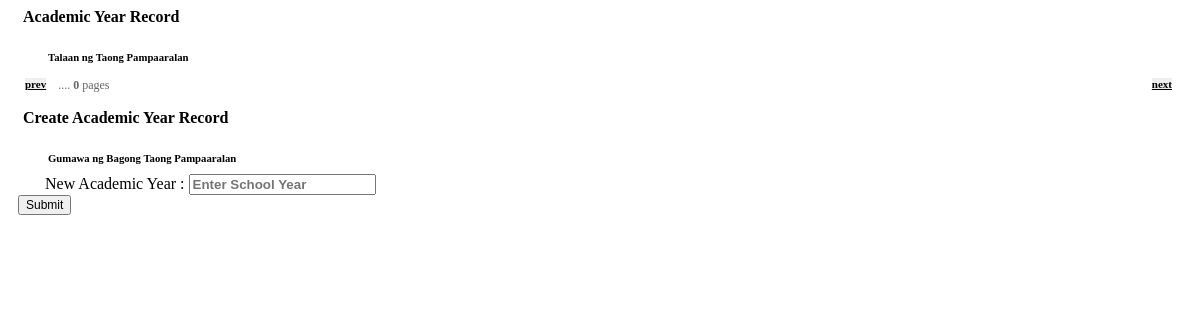
Before: /pub/academic_year_settings.php with the older database file.
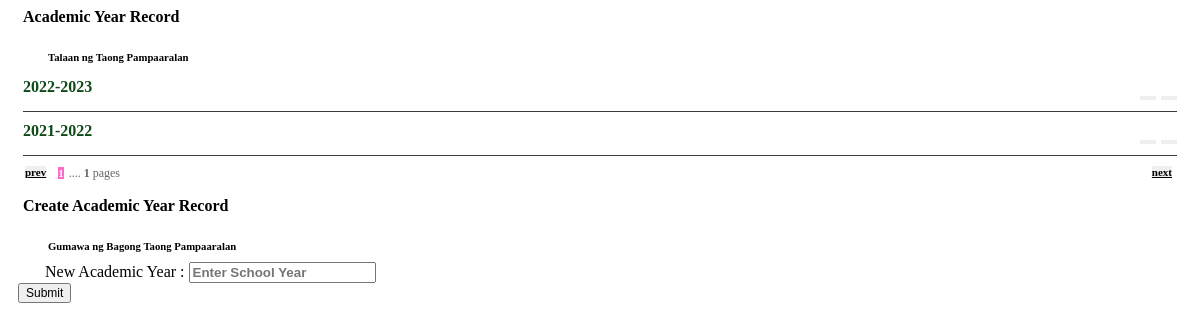
After: the same page with the newer database file.
### tables this page shows
CREATE TABLE `ft2_active_year` (
  `id` int(10) NOT NULL AUTO_INCREMENT,
  `syr` varchar(15) DEFAULT NULL,
  `stat` varchar(1) DEFAULT 'N',
  PRIMARY KEY (`id`)
);

### pub/academic_year_settings.php (the view, shortened to what the changed rows need)
<?php
include ('connection.php');
?>
<div class="content-inner-all">
    <div class="income-order-visit-user-area m-bottom ">
        <div class="container-fluid">
            <div class="row rowflx" style="margin-bottom: 50px;">
<div class="col-lg-6 col-xs-12 my-acct-box mg-tb-31">
	<div class="card">
		<div class="card-block box" style="padding: 10px 15px;">
	<div style="background: #FFF;">
<div class="list-group" style="margin-bottom: 5px;">
<?php
$rowsPerPageRV = 5;
$currentPageRV = ((isset($_GET['ppageRV']) && $_GET['ppageRV'] > 0) ? (int)$_GET['ppageRV'] : 1);
$offsetRV = ($currentPageRV-1)*$rowsPerPageRV;
$cp=$currentPageRV;
$dsql = mysqli_query($con,"SELECT * from ft2_active_year ORDER BY syr DESC LIMIT $offsetRV, $rowsPerPageRV");
  while($r = mysqli_fetch_assoc($dsql))
   {
    ?>
<div class="dvhvr" style="padding: 5px 0px; margin: 0px;">
<div class="col-xs-12 col-md-7" style="padding-bottom: 0px;">
 <span style="color: #0E4A17; padding: 4px 10px 4px 0px; font-size: 16px; font-weight: 700;"><?=$r['syr'];?></span>
 </div>
<div class="col-xs-12 col-md-5 user-img" style="font-size: 11px; color: #042601; float: right; margin-bottom:10px;">
<a href="academicyearcontroller?prc=D&id=<?=$r['id'];?>" onclick="return confirm('Delete this Record?')">
<button class="btn btn-danger btn-sm glyphicon glyphicon-trash" title="Delete Forum Record" style="float: right;font-size: 18px; padding: 0px 6px;"></button></a>
<?php if($r['stat']=='N')  { ?>
<a href="academicyearcontroller?prc=A&id=<?=$r['id'];?>&set=Y" onclick="return confirm('Activate Academic Year?')">
<button class="btn btn-info btn-sm glyphicon glyphicon-ok" title="Activate Academic Year" style="float: right; margin-right: 5px; font-size: 18px; padding: 0px 6px;"></button></a>
<?php } ?>
<?php if($r['stat']=='Y')  { ?>
<a href="academicyearcontroller?prc=A&id=<?=$r['id'];?>&set=N" onclick="return confirm('De-Activate Academic Year?')">
<button class="btn btn-success btn-sm glyphicon glyphicon-remove" title="De-Activate Academic Year" style="float: right; margin-right: 5px; font-size: 18px; padding: 0px 6px;"></button></a>
<?php } ?>
</div>
 <div class="clearfix" style="border-bottom:1px #3E3A3A solid; margin-top: 15px;"></div>
</div>
 <?php } ?></div>
<div style="float: left; width: 100%; margin-bottom: 10px;">
	        <div style="width:60%; float:left; font-size:11px;">
	          <?php
$sql = mysqli_query($con,"SELECT COUNT(*) AS crt FROM ft2_active_year ORDER BY syr DESC LIMIT $rowsPerPageRV");
$row = mysqli_fetch_assoc($sql);
$totalPagesRV = ceil($row['crt'] / $rowsPerPageRV);
if($totalPagesRV < $rowsPerPageRV) { $d=$totalPagesRV; }
else { $d=$currentPageRV + $rowsPerPageRV; }
if($d > $totalPagesRV) { $d=$totalPagesRV; }
else { $d=$totalPagesRV; }
for ($x=1;$x<=$d;$x++)
{  if ($cp==$x)
   {
     echo '<a class="btn btn-default btn-sm" style="background:#FF6AC4; margin-left:2px; font-size:11px; color:#FFF;"><strong>'.$x.'</strong></a>';
   }
  else
   {
     echo '<a class="btn btn-default btn-sm" style="background:#FF976A; margin-left:2px; color:#fff; font-size:11px;" href="?page=academic_year_settings&ppageRV='.$x.'"><strong>'.$x.'</strong></a>';    }
}
 echo '<span style="margin-left:2px; color:#666; font-size:12px;"> .... <strong>'. $totalPagesRV .'</strong> pages</span>';
?>
            </div>
          </div>
                            </div>
</div>
	</div>
</div>
            </div>
        </div>
    </div>
</div>

Changed rows visible on the page:
added ft2_active_year: syr "2022-2023"
added ft2_active_year: syr "2021-2022"
Other visible differences:
$totalPagesRV: "0" → "1"
new list line: "1"
